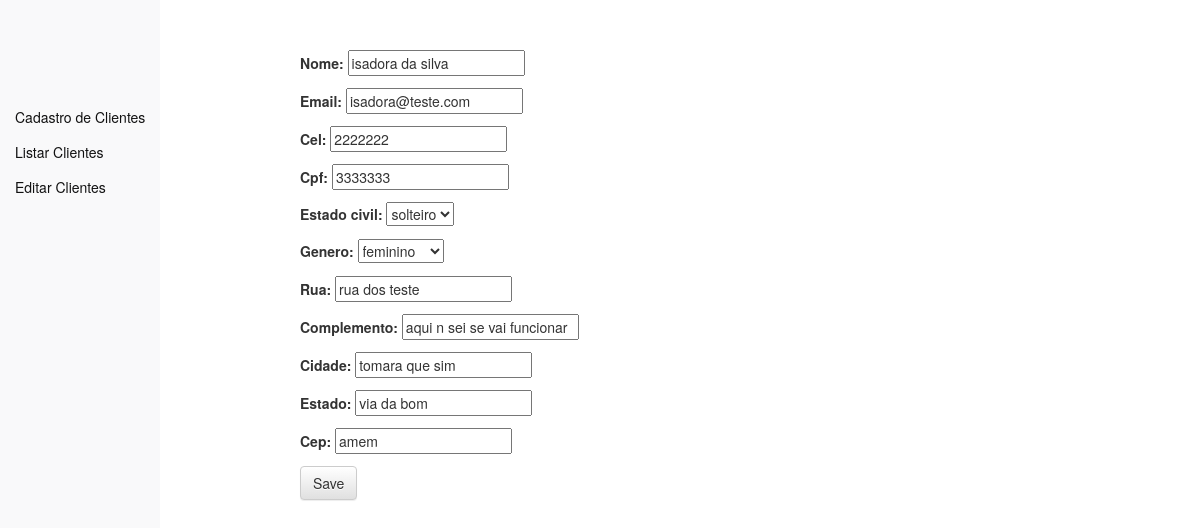
The page /clientes/lista_de_clientes/12/edit/ on the database its author committed.
### clientes/models.py (models this page shows, shortened)
class NomeUsuario(models.Model):
    ESTADO_CIVIL = (
        ("solteiro", "solteiro"),
        ("casado", "casado"),
        ("viuvo", "viuvo"),
    )
    GENEROS = (
        ("masculino", "masculino"),
        ("feminino", "feminino"),
        ("outros", "outros"),
    )
    id_usuario = models.AutoField(primary_key=True)
    nome = models.CharField(max_length=120)
    cel = models.IntegerField()
    email = models.EmailField(null=False, blank=False)
    cpf = models.IntegerField()
    estado_civil = models.CharField(max_length=40, choices=ESTADO_CIVIL, blank=False, null=False)
    genero = models.CharField(max_length=40, choices=GENEROS, blank=False, null=False)
    rua = models.CharField(max_length=80)
    complemento = models.CharField(max_length=40)
    cidade = models.CharField(max_length=40)
    estado = models.CharField(max_length=40)
    cep = models.CharField(max_length=40)

### clientes/views.py (the view)
# urls.py: path('lista_de_clientes/<int:id_usuario>/edit/', editar_cliente, name="editar_cliente")
def editar_cliente(request, id_usuario):
    cliente = get_object_or_404(NomeUsuario, id_usuario = id_usuario)
    if request.method == 'POST':
        form = UserForm(request.POST, instance=cliente)
        print('primeiro if')
        if form.is_valid():
            cliente = form.save(commit=False)
            cliente.save()
            return redirect('editar_cliente', id_usuario=cliente.id_usuario)
    else:
        print('primeiro else')
        form = UserForm(instance=cliente)
    return render(request, "editar_cliente.html", {'form' : form})

### clientes/forms.py
class UserForm(forms.ModelForm):
    class Meta:
        model = NomeUsuario
        fields = ('nome', 'email', 'cel', 'cpf', 'estado_civil', 'genero', 'rua', 'complemento', 'cidade', 'estado', 'cep')

### templates/editar_cliente.html (shortened to what this page needs)
{% extends 'base.html' %}
{% load static %}
    {% block content %}
        <form action="" method="POST">
            {{ form.as_p }}
            <button type="submit" class="save btn btn-default">Save</button>
        </form>
    {% endblock%}

### rows shown on the page
NomeUsuario: nome "isadora da silva", email "isadora@teste.com", cel "2222222", cpf "3333333", estado_civil "solteiro", genero "feminino", rua "rua dos teste", complemento "aqui n sei se vai funcionar", cidade "tomara que sim", estado "via da bom", cep "amem"
